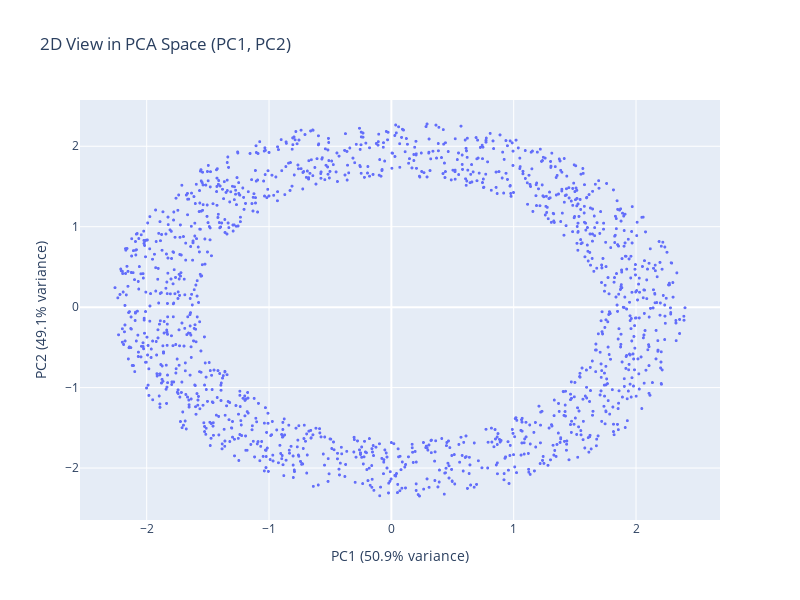

Notebook source saved alongside this figure:
### Markdown cell above
### Task 1.2 2D scatter plot

- Task: Create a 2D scatter plot using PC1, PC2 as axes
- Points: 5
- Expectations: A working 2D scatter plot of the PCA-transformed data. No further analysis or comments.

### Code cell
fig_pca = px.scatter(
    df_pca,
    x="PC1",
    y="PC2",
    title="2D View in PCA Space (PC1, PC2)",
)

evr = pca.explained_variance_ratio_

fig_pca.update_traces(marker=dict(size=3))

fig_pca.update_layout(
    xaxis_title=f"PC1 ({evr[0]:.1%} variance)",
    yaxis_title=f"PC2 ({evr[1]:.1%} variance)",
    width=800,
    height=600,
)
fig_pca.show()

### Figure 1 — Plotly figure (JSON) as saved in the notebook; plotly's stock layout.template omitted (floating-point values rounded to 4 significant figures; data arrays with more than 128 entries replaced by an {"elided": "..."} marker saying what was removed)
{"data": [{"hovertemplate": "PC1=%{x}<br>PC2=%{y}<extra></extra>", "legendgroup": "", "marker": {"color": "#636efa", "size": 3, "symbol": "circle"}, "mode": "markers", "name": "", "showlegend": false, "type": "scattergl", "x": {"elided": "1500 float values"}, "xaxis": "x", "y": {"elided": "1500 float values"}, "yaxis": "y"}], "layout": {"height": 600, "legend": {"tracegroupgap": 0}, "title": {"text": "2D View in PCA Space (PC1, PC2)"}, "width": 800, "xaxis": {"anchor": "y", "domain": [0, 1], "title": {"text": "PC1 (50.9% variance)"}}, "yaxis": {"anchor": "x", "domain": [0, 1], "title": {"text": "PC2 (49.1% variance)"}}}}
